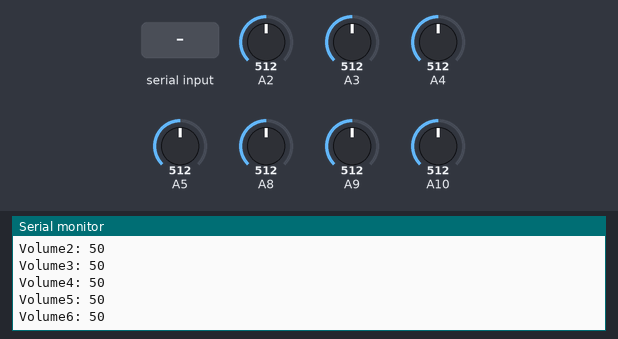
The sketch below on a simulated Arduino Mega 2560, built with avr-gcc and run on an emulated ATmega2560. Parts: the last lines printed to the serial monitor. The test bench sets the inputs (shaded band); at power-on: A2 = 512, A3 = 512, A4 = 512, A5 = 512, A8 = 512, A9 = 512, A10 = 512.

Above: at 4.2 s.
4.3 s: "1\n" received over the second serial link
At 5.3 s:
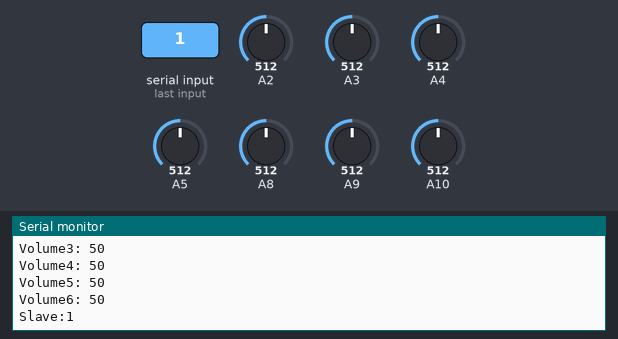
6.0 s: A2 set to 716
At 6.5 s:
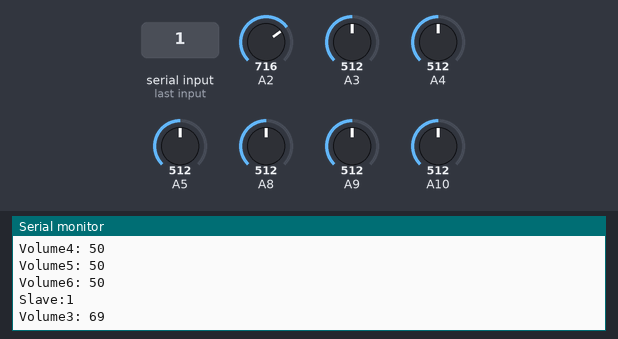
7.5 s: A3 set to 716
At 8.7 s:
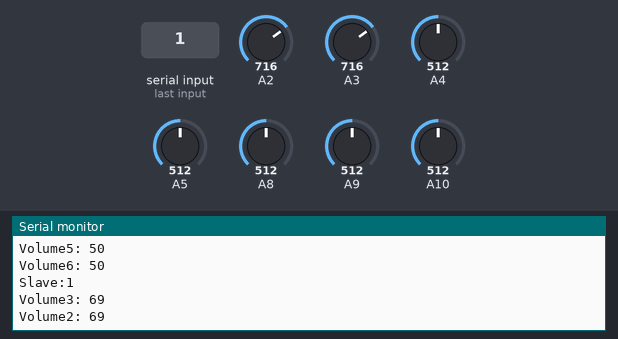
9.0 s: A4 set to 716
At 10.2 s:
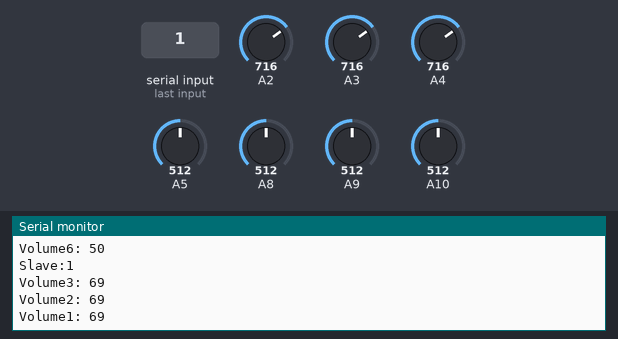
10.5 s: A5 set to 716
At 11.5 s:
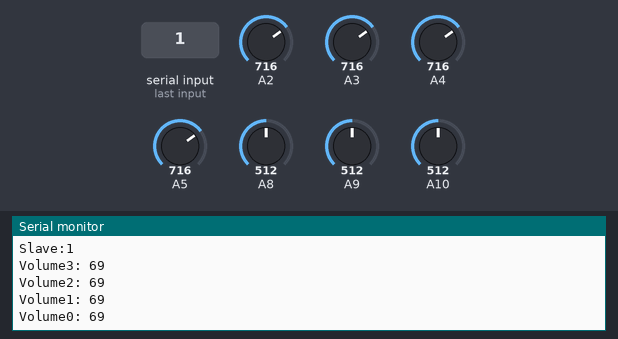
12.0 s: A8 set to 716
At 12.9 s:
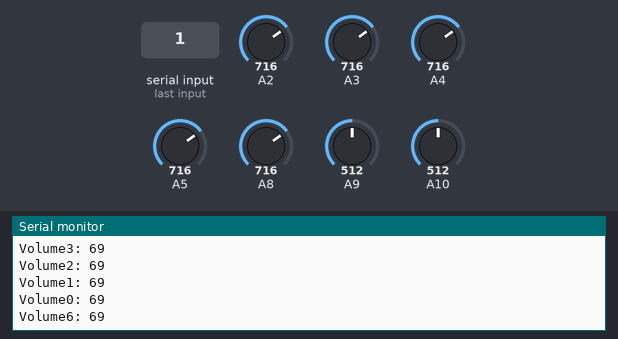
Timing chart, 0 to 14.5 s (numbered marks = the images above; inputs shaded):
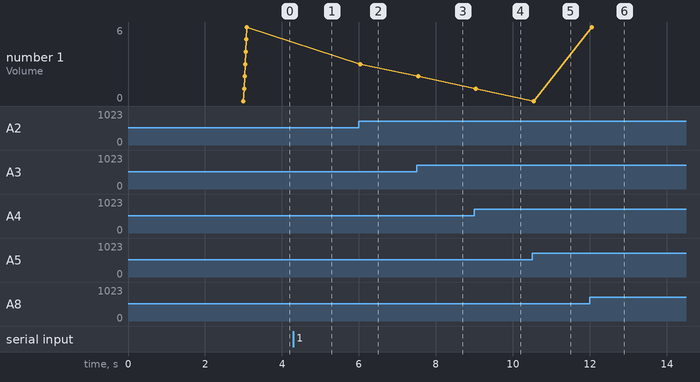

Measured:
- after the input at 4.3 s, the serial monitor: prints a new line after 0.23 s (image 1)
- after the input at 6.0 s, the serial monitor: prints a new line at once (image 2)
- after the input at 7.5 s, the serial monitor: prints a new line at once (image 3)
- after the input at 9.0 s, the serial monitor: prints a new line at once (image 4)
- after the input at 10.5 s, the serial monitor: prints a new line after 0.05 s (image 5)
- after the input at 12.0 s, the serial monitor: prints a new line after 0.05 s (image 6)
- plotted number 1: 3 → 2 after the input at 7.5 s, 2 → 1 after the input at 9.0 s, 1 → 0 after the input at 10.5 s, 0 → 6 after the input at 12.0 s

The sketch:

MVDC.ino
```cpp
int SliderPINS[] = {21,20,19,18,10,9,8};

int SliderValue[7];

int TotalSliders = 7;

void setup()
{
  //StartSerialPort
  Serial.begin(9600); //
  Serial1.begin(9600);
  delay(3000);
  for (int thisPin = 0; thisPin < TotalSliders; thisPin++)
  {
      pinMode(SliderPINS[thisPin], INPUT);
      //Serial.print(SliderPINS[thisPin]);
  }
}

void loop() {

  for (int thisPin = 0; thisPin < TotalSliders; thisPin++)
    {
      int temp = map(analogRead(SliderPINS[thisPin]), 0, 1023, 0, 100);
      if (temp!=SliderValue[thisPin])
        {
          Serial.println("Volume" + String(thisPin) + String(": ") + String(temp));// Serial.println(temp);
          SliderValue[thisPin]=temp;
        }
    }

//send data to other arduino
if (Serial.available() > 0) {
    String receivedData = Serial.readStringUntil('\n');
    Serial1.println(receivedData);
  }

//check for the arduino recived data for debuging purposes
  if (Serial1.available() > 0) {
    String slaveData = Serial1.readStringUntil('\n');
    Serial.print("Slave:"); Serial.println(slaveData);
  }
  delay(500);
}
```
